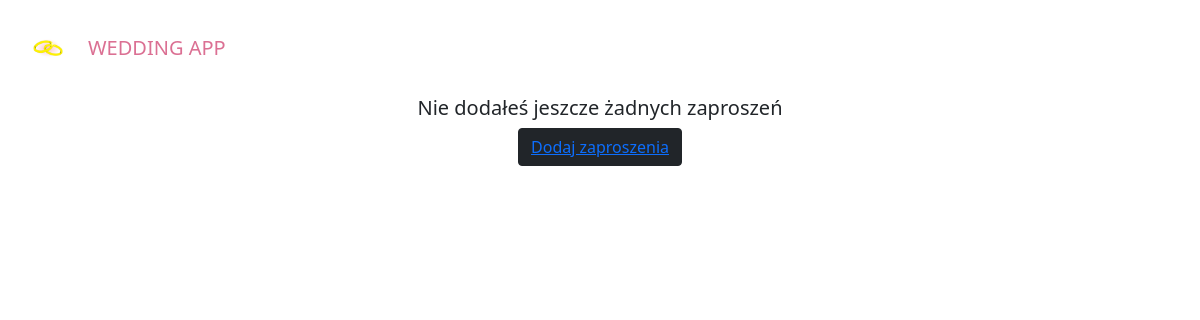
The page /invitations on the database as committed earlier.
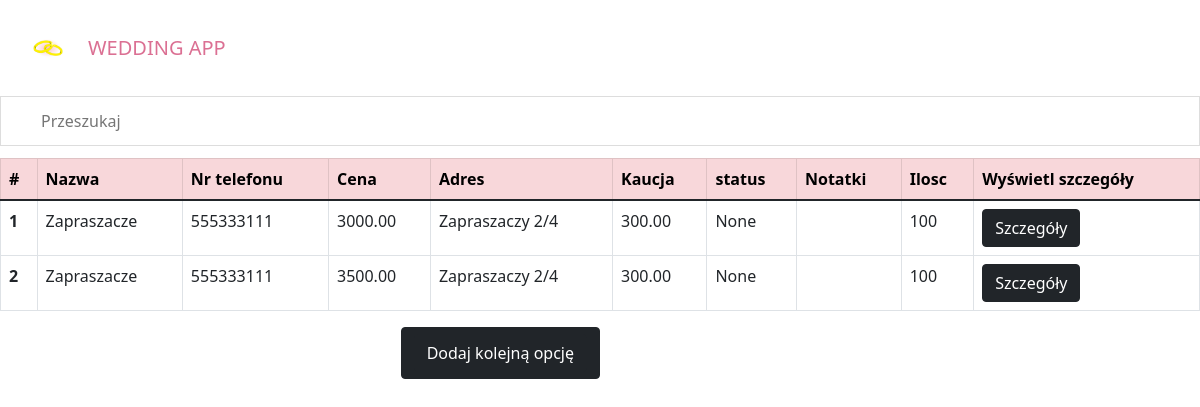
The same page on the database as committed later.
### wedding/models.py (models this page shows, shortened)
class StandardInfo(models.Model):
    name = models.CharField(max_length=100)
    phone_number = models.CharField(max_length=9)
    email_address = models.CharField(max_length=30, null=True,blank=True)
    price = models.DecimalField(max_digits=8,decimal_places=2)
    address = models.CharField(max_length = 100,null=True, blank=True)
    caution = models.DecimalField(max_digits=8, decimal_places=2)
    approved = models.BooleanField(blank = True, null=True)
    notes = models.TextField(blank=True, null=True)
    class Meta:
        abstract = True

class Invitations(StandardInfo):
    quantity = models.PositiveIntegerField()
    def get_absolute_url(self):
        return reverse('invitation-detail', kwargs={'pk' : self.pk})
    def get_add_url(self):
        return reverse('invitations-add')

### wedding/views.py (the view)
# urls.py: path('invitations', views.InvitationsListView.as_view(), name='invitations_list'),
class InvitationsListView(ListView):
    model = Invitations

### wedding/templatetags/tags.py (called while the page is built)
@register.inclusion_tag('wedding/table.html')
def get_table(queryset):
    item = queryset.first()
    columns = [k for k,v in item.__dict__.items() if k != '_state' and k != 'id' and k!='email_address']
    items = [item for item in queryset]
    column_labels = []
    for idx, key in enumerate(columns):
        if key in labels.keys():
            column_labels.append(labels[key])
    print("*******************")
    print(items)
    print("*******************")
    print("********COLUMNS***********")
    print(columns)
    print("*******************")
    print("********COLUMNS LABELS***********")
    print(column_labels)
    print("*******************")
    add_url = item.get_add_url()
    return {'items' : items, 'columns' : columns,'column_labels': column_labels ,'add_url':add_url}

@register.simple_tag(name='get_attribute_for_object')
def get_attribute_for_object(obj, attribute_name, *args):
    attribute = getattr(obj, attribute_name)
    return attribute

### wedding/templates/wedding/invitations_list.html
{% extends 'index.html' %}
{% load static %}
{% load tags %}
{% block content %}
{% if object_list %}
  {% get_table object_list%}
  {% else %}
  <div style="text-align:center">
  <h5>Nie dodałeś jeszcze żadnych zaproszeń</h5>
  <button type="submit" class="btn btn-dark"><a href={% url 'invitations-add' %}>Dodaj zaproszenia </a>  </button>
  </div>
  {% endif %}
{% endblock %}

### wedding/templates/wedding/table.html (shortened to what this page needs)
{% load static %}
{% load tags %}
<link rel="stylesheet" type="text/css" href="{% static 'wedding/table.css' %}">
<input type="text" id="myInput" onkeyup="searchFunction()" placeholder="Przeszukaj ">
<table class="table table-bordered" id="myTable">
    <thead>
        <tr class="table-danger">
            <th scope="col" onclick="sortTableById()">#</th>
            {% for column in column_labels %}
                <th scope="col", onclick="sortTable({{forloop.counter|add:-1}})">{{column}}</th>
            {% endfor %}
            <th scope="col"> Wyświetl szczegóły</th>
            </tr>
    <tbody>
    {% for item in items %}
    <tr>
        <th scope="row">{{forloop.counter}}</th>
        {% for column in columns %}
        <td>{% get_attribute_for_object item column%}</td>
        {% endfor %}
        <td><a href={{ item.get_absolute_url }} class="btn btn-dark">Szczegóły</a></td>
      </tr>
    {% endfor %}
    </tbody>
  </table>
  <button type="submit" class="btn btn-dark" style="position: absolute; right: 50%;"><a href={{ add_url }} class="btn btn-dark">Dodaj kolejną opcję</a></button>

Rows that differ between the two databases and show on the page:
added Invitations: name "Zapraszacze" "555333111" "3000.00" "Zapraszaczy 2/4" "300.00" "None" "100"
added Invitations: name "Zapraszacze" "555333111" "3500.00" "Zapraszaczy 2/4" "300.00" "None" "100"
Other text that changed with them:
text no longer shown: "Nie dodałeś jeszcze żadnych zaproszeń Dodaj zaproszenia"
text now shown: "# Wyświetl szczegóły Dodaj kolejną opcję"
new list line: "Nazwa"
new list line: "Nr telefonu"
new list line: "Cena"
new list line: "Adres"
new list line: "Kaucja"
new list line: "status"
new list line: "Notatki"
new list line: "Ilosc"
